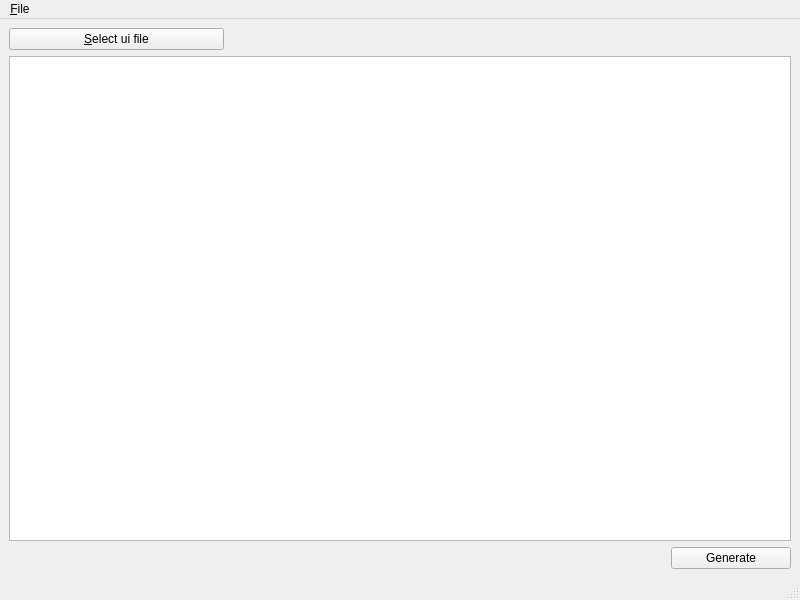
<?xml version="1.0" encoding="UTF-8"?>
<ui version="4.0">
 <class>MainWindow</class>
 <widget class="QMainWindow" name="MainWindow">
  <property name="geometry">
   <rect>
    <x>0</x>
    <y>0</y>
    <width>800</width>
    <height>600</height>
   </rect>
  </property>
  <property name="windowTitle">
   <string>MainWindow</string>
  </property>
  <widget class="QWidget" name="centralwidget">
   <layout class="QGridLayout" name="gridLayout">
    <item row="2" column="3">
     <widget class="QPushButton" name="pushButton">
      <property name="maximumSize">
       <size>
        <width>120</width>
        <height>16777215</height>
       </size>
      </property>
      <property name="text">
       <string>Generate</string>
      </property>
     </widget>
    </item>
    <item row="1" column="0" colspan="4">
     <widget class="QTableView" name="tableView"/>
    </item>
    <item row="0" column="0">
     <widget class="QPushButton" name="pushButton_2">
      <property name="text">
       <string>&amp;Select ui file</string>
      </property>
     </widget>
    </item>
   </layout>
  </widget>
  <widget class="QMenuBar" name="menubar">
   <property name="geometry">
    <rect>
     <x>0</x>
     <y>0</y>
     <width>800</width>
     <height>34</height>
    </rect>
   </property>
   <widget class="QMenu" name="menuFile">
    <property name="title">
     <string>&amp;File</string>
    </property>
    <addaction name="actionLoadProject"/>
    <addaction name="actionCreateProject"/>
    <addaction name="actionSaveProject"/>
   </widget>
   <addaction name="menuFile"/>
  </widget>
  <widget class="QStatusBar" name="statusbar"/>
  <action name="actionLoadProject">
   <property name="text">
    <string>&amp;Load Project</string>
   </property>
  </action>
  <action name="actionCreateProject">
   <property name="text">
    <string>&amp;Create Project</string>
   </property>
  </action>
  <action name="actionSaveProject">
   <property name="text">
    <string>&amp;Save Project</string>
   </property>
  </action>
 </widget>
 <resources/>
 <connections/>
</ui>
